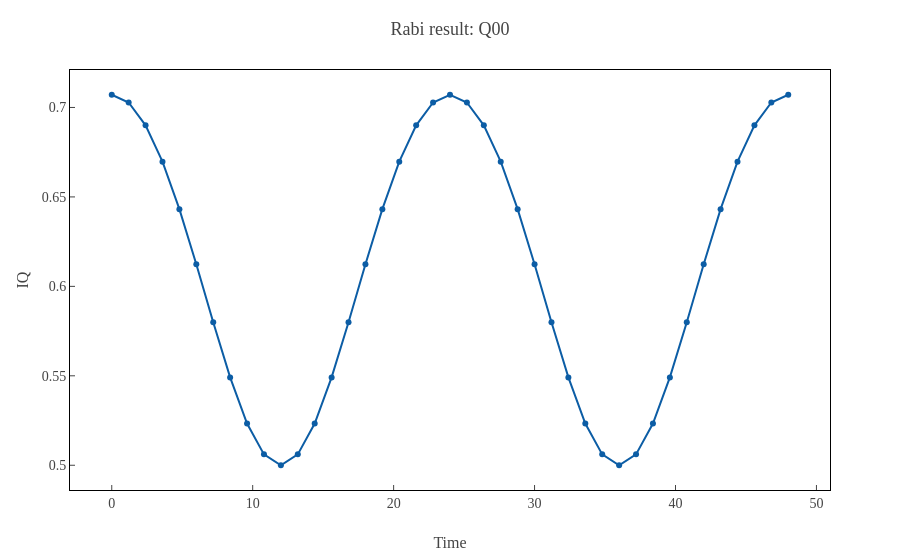
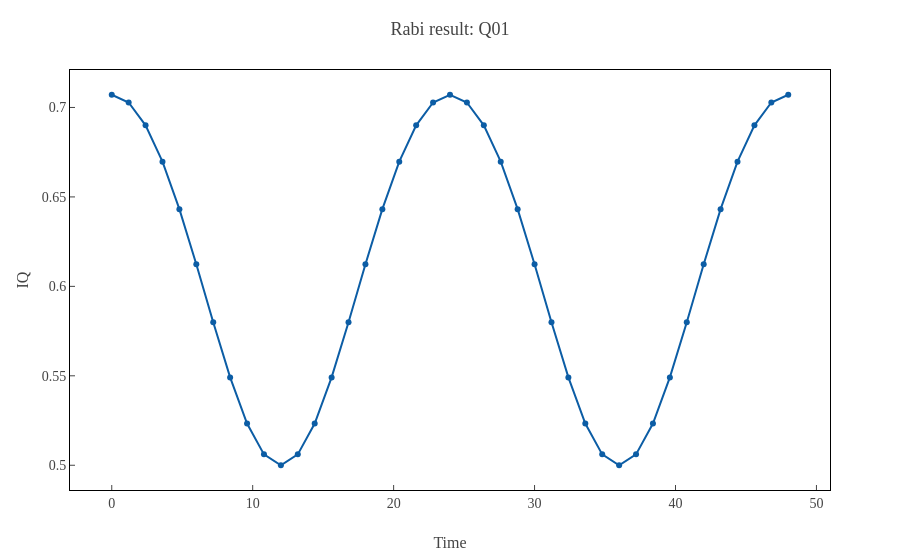
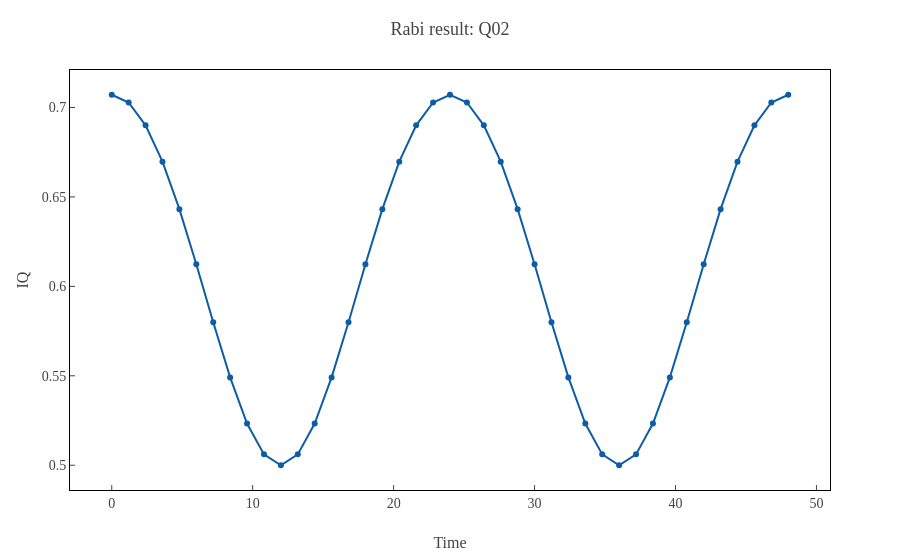
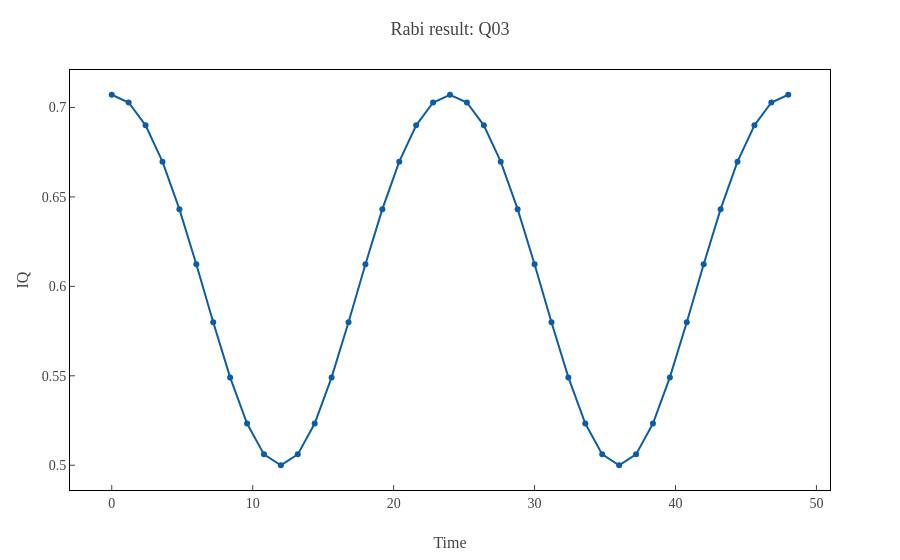

Notebook code cell kept with these figures, in order:
### Markdown cell above
## 4. Prepare the half-pi pulse

A baseline Rabi fit and half-pi calibration make the later coherence measurements easier to interpret.

### Code cell
rabi_result = exp.obtain_rabi_params()
hpi_result = exp.calibrate_hpi_pulse()
exp.calib_note.save()

### Figure 1 — Plotly figure (JSON) as saved in the notebook; plotly's stock layout.template omitted (floating-point values rounded to 4 significant figures)
{"data": [{"mode": "lines+markers", "name": "IQ", "type": "scatter", "x": [0, 1.2, 2.4, 3.6, 4.8, 6, 7.2, 8.4, 9.6, 10.8, 12, 13.2, 14.4, 15.6, 16.8, 18, 19.2, 20.4, 21.6, 22.8, 24, 25.2, 26.4, 27.6, 28.8, 30, 31.2, 32.4, 33.6, 34.8, 36, 37.2, 38.4, 39.6, 40.8, 42, 43.2, 44.4, 45.6, 46.8, 48], "y": [0.7071, 0.7028, 0.69, 0.6697, 0.6431, 0.6124, 0.58, 0.5491, 0.5233, 0.5061, 0.5, 0.5061, 0.5233, 0.5491, 0.58, 0.6124, 0.6431, 0.6697, 0.69, 0.7028, 0.7071, 0.7028, 0.69, 0.6697, 0.6431, 0.6124, 0.58, 0.5491, 0.5233, 0.5061, 0.5, 0.5061, 0.5233, 0.5491, 0.58, 0.6124, 0.6431, 0.6697, 0.69, 0.7028, 0.7071]}], "layout": {"title": {"text": "Rabi result: Q00"}, "xaxis": {"title": {"text": "Time"}}, "yaxis": {"title": {"text": "IQ"}}}}

### Figure 2 — Plotly figure (JSON) as saved in the notebook; plotly's stock layout.template omitted (floating-point values rounded to 4 significant figures)
{"data": [{"mode": "lines+markers", "name": "IQ", "type": "scatter", "x": [0, 1.2, 2.4, 3.6, 4.8, 6, 7.2, 8.4, 9.6, 10.8, 12, 13.2, 14.4, 15.6, 16.8, 18, 19.2, 20.4, 21.6, 22.8, 24, 25.2, 26.4, 27.6, 28.8, 30, 31.2, 32.4, 33.6, 34.8, 36, 37.2, 38.4, 39.6, 40.8, 42, 43.2, 44.4, 45.6, 46.8, 48], "y": [0.7071, 0.7028, 0.69, 0.6697, 0.6431, 0.6124, 0.58, 0.5491, 0.5233, 0.5061, 0.5, 0.5061, 0.5233, 0.5491, 0.58, 0.6124, 0.6431, 0.6697, 0.69, 0.7028, 0.7071, 0.7028, 0.69, 0.6697, 0.6431, 0.6124, 0.58, 0.5491, 0.5233, 0.5061, 0.5, 0.5061, 0.5233, 0.5491, 0.58, 0.6124, 0.6431, 0.6697, 0.69, 0.7028, 0.7071]}], "layout": {"title": {"text": "Rabi result: Q01"}, "xaxis": {"title": {"text": "Time"}}, "yaxis": {"title": {"text": "IQ"}}}}

### Figure 3 — Plotly figure (JSON) as saved in the notebook; plotly's stock layout.template omitted (floating-point values rounded to 4 significant figures)
{"data": [{"mode": "lines+markers", "name": "IQ", "type": "scatter", "x": [0, 1.2, 2.4, 3.6, 4.8, 6, 7.2, 8.4, 9.6, 10.8, 12, 13.2, 14.4, 15.6, 16.8, 18, 19.2, 20.4, 21.6, 22.8, 24, 25.2, 26.4, 27.6, 28.8, 30, 31.2, 32.4, 33.6, 34.8, 36, 37.2, 38.4, 39.6, 40.8, 42, 43.2, 44.4, 45.6, 46.8, 48], "y": [0.7071, 0.7028, 0.69, 0.6697, 0.6431, 0.6124, 0.58, 0.5491, 0.5233, 0.5061, 0.5, 0.5061, 0.5233, 0.5491, 0.58, 0.6124, 0.6431, 0.6697, 0.69, 0.7028, 0.7071, 0.7028, 0.69, 0.6697, 0.6431, 0.6124, 0.58, 0.5491, 0.5233, 0.5061, 0.5, 0.5061, 0.5233, 0.5491, 0.58, 0.6124, 0.6431, 0.6697, 0.69, 0.7028, 0.7071]}], "layout": {"title": {"text": "Rabi result: Q02"}, "xaxis": {"title": {"text": "Time"}}, "yaxis": {"title": {"text": "IQ"}}}}

### Figure 4 — Plotly figure (JSON) as saved in the notebook; plotly's stock layout.template omitted (floating-point values rounded to 4 significant figures)
{"data": [{"mode": "lines+markers", "name": "IQ", "type": "scatter", "x": [0, 1.2, 2.4, 3.6, 4.8, 6, 7.2, 8.4, 9.6, 10.8, 12, 13.2, 14.4, 15.6, 16.8, 18, 19.2, 20.4, 21.6, 22.8, 24, 25.2, 26.4, 27.6, 28.8, 30, 31.2, 32.4, 33.6, 34.8, 36, 37.2, 38.4, 39.6, 40.8, 42, 43.2, 44.4, 45.6, 46.8, 48], "y": [0.7071, 0.7028, 0.69, 0.6697, 0.6431, 0.6124, 0.58, 0.5491, 0.5233, 0.5061, 0.5, 0.5061, 0.5233, 0.5491, 0.58, 0.6124, 0.6431, 0.6697, 0.69, 0.7028, 0.7071, 0.7028, 0.69, 0.6697, 0.6431, 0.6124, 0.58, 0.5491, 0.5233, 0.5061, 0.5, 0.5061, 0.5233, 0.5491, 0.58, 0.6124, 0.6431, 0.6697, 0.69, 0.7028, 0.7071]}], "layout": {"title": {"text": "Rabi result: Q03"}, "xaxis": {"title": {"text": "Time"}}, "yaxis": {"title": {"text": "IQ"}}}}
